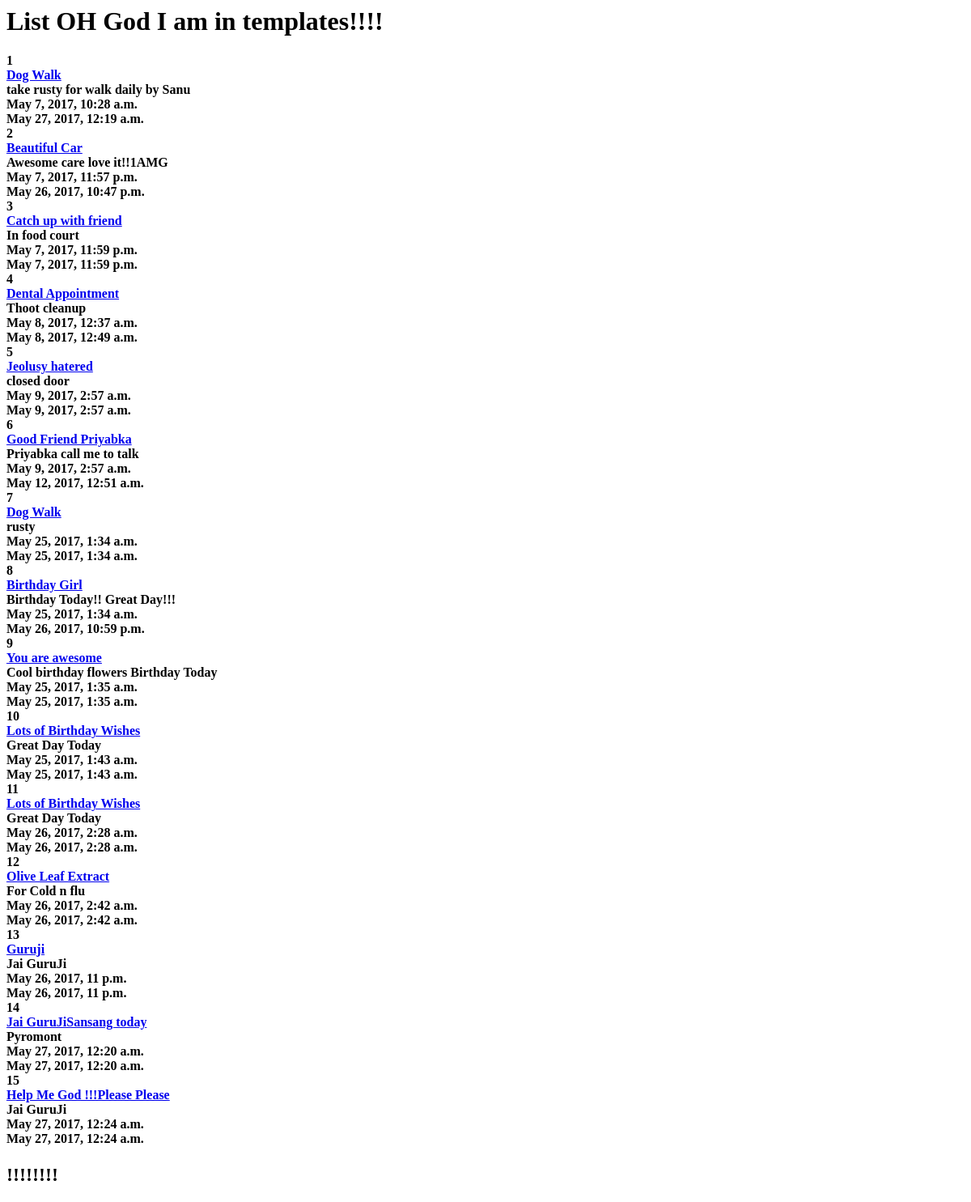
/posts/, run on an earlier commit of the app's database.
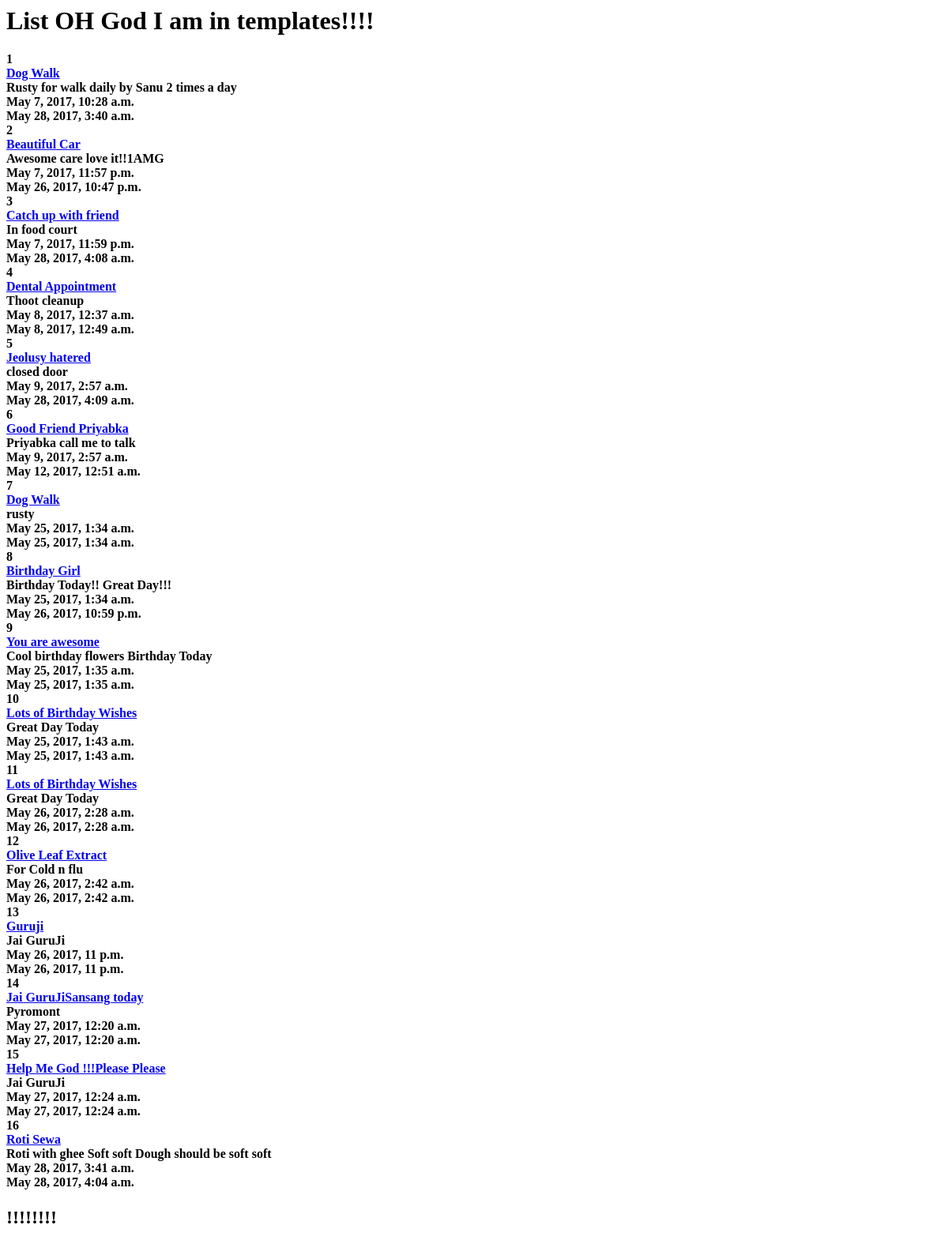
And on a later commit of the database.
### posts/models.py (models this page shows, shortened)
class Post(models.Model):
    title = models.CharField(max_length =120)
    content = models.TextField()
    updated = models.DateTimeField(auto_now = True, auto_now_add = False)
    timestamp = models.DateTimeField(auto_now = False, auto_now_add = True)
    def get_absolute_url(self):
       return reverse("posts:post_detail", kwargs={"id": self.id})

### posts/views.py (the view)
def post_list(request):
    queryset = Post.objects.all()
    context = {
        "object_list": queryset,
        "title" : "List"
    }
    return render(request, "index.html", context)

### posts/templates/index.html
<h1>{{title}} OH God I am in templates!!!!</h1>
<h4>
{% for obj in object_list %}
  {{obj.id}}<br/>
  <a href='{{ obj.get_absolute_url }}'>{{obj.title}}</a><br/>
  {{obj.content}}<br/>
  {{obj.timestamp}}<br/>
  {{obj.updated}}<br/>
{% endfor %}
</h4>
<h2>{{instance.title}}!!!!!!!!</h2>

What changed in the data, as far as the page shows it:
changed Post id 1: content "take rusty for walk daily by Sanu" → "Rusty for walk daily by Sanu 2 times a day"; updated "May 27, 2017, 12:19 a.m." → "May 28, 2017, 3:40 a.m."
changed Post "Catch up with friend": updated "May 7, 2017, 11:59 p.m." → "May 28, 2017, 4:08 a.m."
changed Post "Jeolusy hatered": updated "May 9, 2017, 2:57 a.m." → "May 28, 2017, 4:09 a.m."
added Post: id "16", title "Roti Sewa", content "Roti with ghee Soft soft Dough should be soft soft", timestamp "May 28, 2017, 3:41 a.m.", updated "May 28, 2017, 4:04 a.m."
